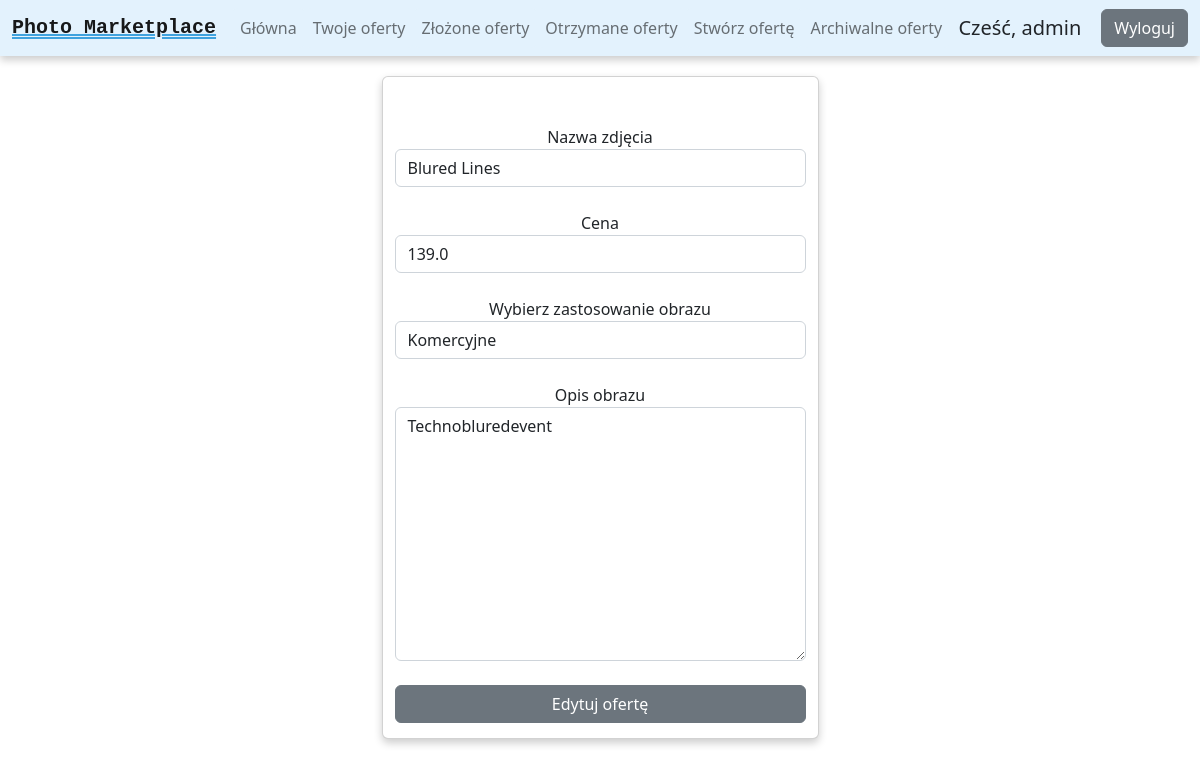
The app's page /edit/1/ (signed in), older data.
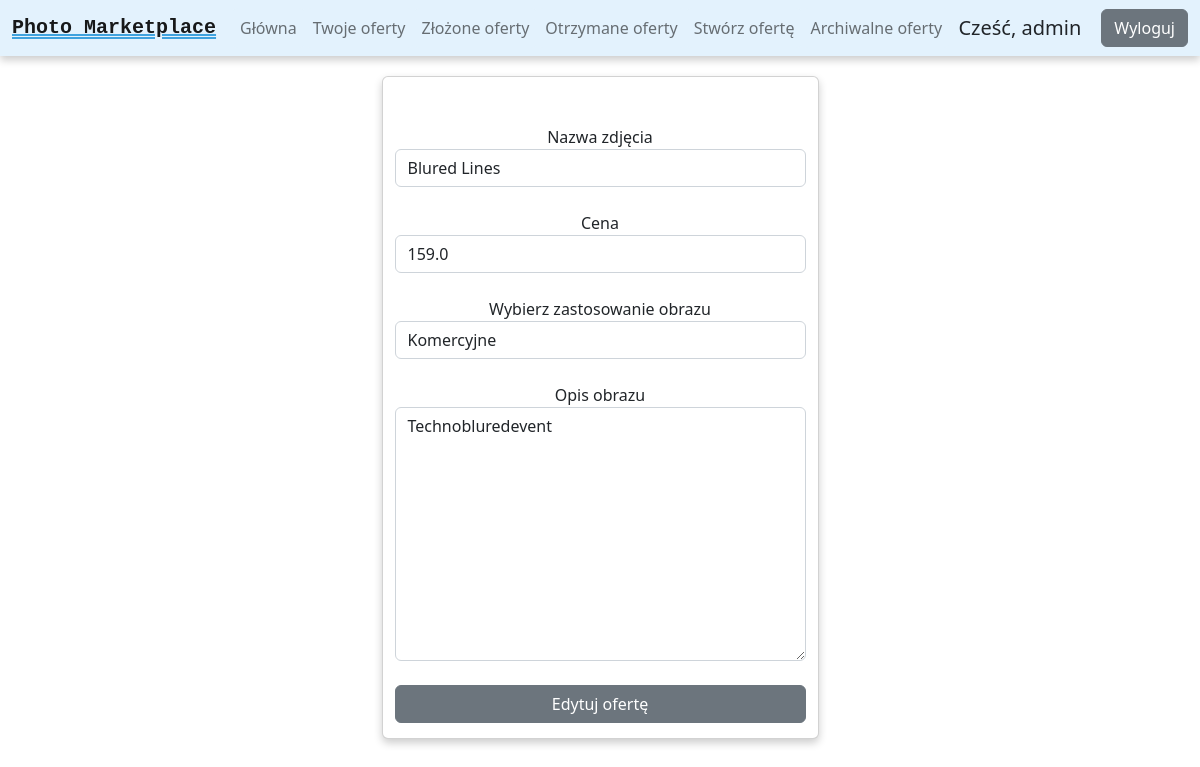
The same page, newer data.
### myapp/models.py (models this page shows, shortened)
class Product(models.Model):
    usage_possibilities = (('Prywatne', 'Prywatne'), ('Komercyjne', 'Komercyjne'), ('Komercyjne ograniczone',
                                                                                    'Komercyjne ograniczone'))
    photo_id = models.AutoField(primary_key=True)
    name = models.CharField(max_length=200, null=True)
    price = models.FloatField()
    description = models.TextField(max_length=600, null=True, blank=True)
    image = models.ImageField(upload_to='images/', null=True, blank=True)
    username = models.CharField(max_length=100, null=True)
    usage = models.CharField(max_length=100, choices=usage_possibilities)

### myapp/views.py (the view, shortened to what this page needs)
# urls.py: path('edit/<int:id>/', views.edit, name='edit'),
@login_required(login_url='login')
def edit(request, id):
    photo = get_object_or_404(Product, pk=id)
    initial = {'name': photo.name, 'price': photo.price, 'usage': photo.usage, 'description': photo.description}
    edit_form = EditForm(initial=initial)
    context = {'edit_form': edit_form}
    return render(request, 'marketplace/editphoto.html', context)

### myapp/forms.py
class EditForm(ModelForm):
    class Meta:
        model = Product
        fields = ['name', 'description', 'price', 'usage']
    def __init__(self, *args, **kwargs):
        super(EditForm, self).__init__(*args, **kwargs)
        self.fields['name'].widget.attrs['class'] = 'form-control'
        self.fields['description'].widget.attrs['class'] = 'form-control'
        self.fields['price'].widget.attrs['class'] = 'form-control'
        self.fields['usage'].widget.attrs['class'] = 'form-control'

### myapp/templates/marketplace/editphoto.html (shortened to what this page needs)
{% extends 'marketplace/main.html' %}
{% load static %}
{% block content %}
<form method="POST" enctype="multipart/form-data">
  <div class="row">
      <div class="card">
          <form>
              <br>
            <br>
            <div class="form-group">
              <label>Nazwa zdjęcia</label>
              <br>
              {{edit_form.name}}
            </div>
              <br>
              <div class="form-group">
              <label>Cena</label>
              <br>
              {{edit_form.price}}
            </div>
              <br>
            <div class="form-group">
              <label>Wybierz zastosowanie obrazu</label>
              <br>
              {{edit_form.usage}}
            </div>
              <br>
            <div class="form-group">
              <label>Opis obrazu</label>
              <br>
              {{edit_form.description}}
            </div>
              <br>
              <input class="btn btn-secondary" style="margin-bottom:15px" type="submit" value="Edytuj ofertę">
          </form>
      </div>
  </div>
</form>
{% endblock content %}

Row changes from the older to the newer data that the page shows:
changed Product "Blured Lines": price "139.0" → "159.0"
